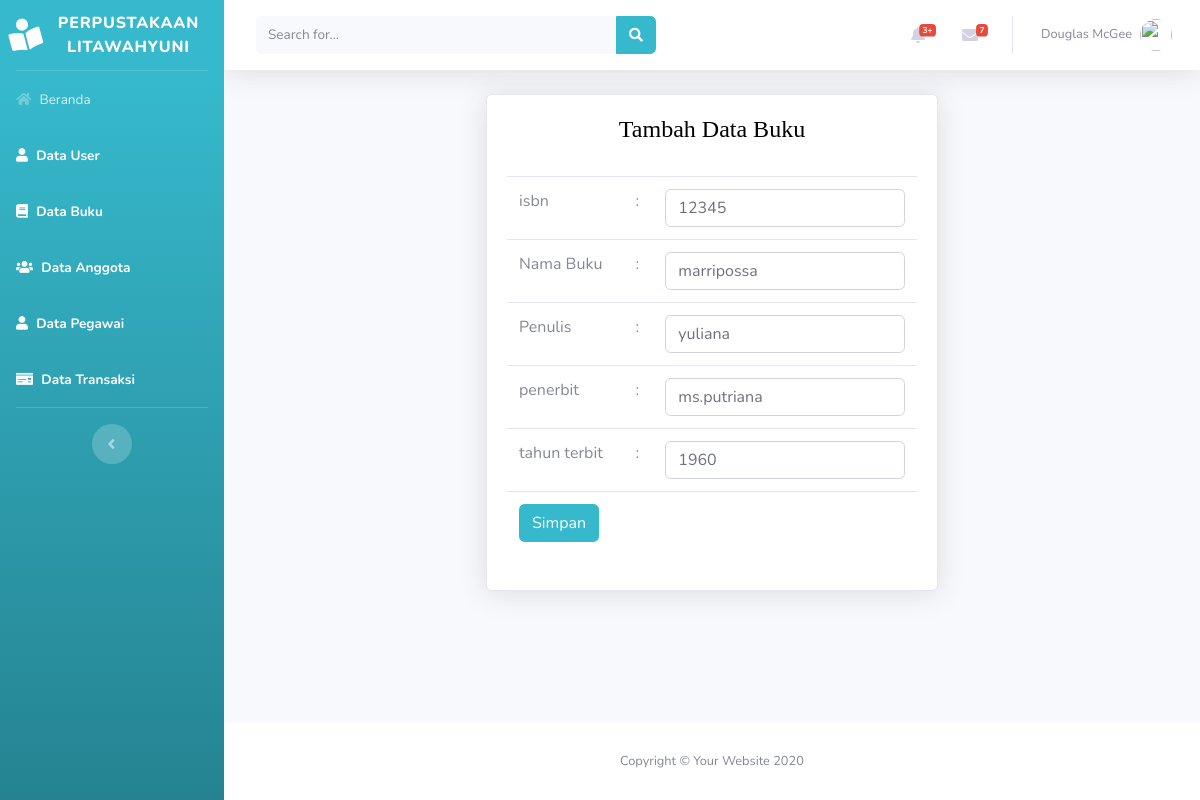
The app's page /beranda.php?page=buku&aksi=edit&id=1 with its own data.
### tables this page shows
CREATE TABLE `tabel_buku` (
  `id` int(11) NOT NULL,
  `isbn` varchar(7) NOT NULL,
  `nama_buku` varchar(30) NOT NULL,
  `penulis` varchar(50) NOT NULL,
  `penerbit` varchar(50) NOT NULL,
  `tahun_terbit` year(4) NOT NULL
);

### views/buku/editbuku.php (the view, shortened to what this page needs)
<?php
    @$id = $_GET['id'];
    $sql    = "select * from tabel_buku where id=$id";
    $show   = $database->query($sql);
    $hasil  = mysqli_fetch_assoc($show);
?>
<div class="container-fluid">
    <div class="row justify-content-center">
        <div class="col-lg-6">
            <div class="card shadow mb-4">
                <div class="card-body">
                    <div class="table-responsive">
                    <h4 align="center"><font color="black" face="fantasy">Tambah Data Buku</font></h4>
                        <br>
                        <form action="model/buku/editbuku.php" method="POST">
                            <table class="table">
                                <tr>
                                    <td>isbn</td>
                                    <td>:</td>
                                    <td><input type="text"  class="form-control" name="isbn" id="isbn" value="<?php echo $hasil['isbn']?>"></td>
                                </tr>
                                <tr>
                                    <td>Nama Buku</td>
                                    <td>:</td>
                                    <td><input type="text"  class="form-control" name="nama_buku" id="nama_buku" value="<?php echo $hasil['nama_buku']?>"></td>
                                </tr>
                                <tr>
                                    <td>Penulis</td>
                                    <td>:</td>
                                    <td><input type="text"  class="form-control" name="penulis" id="penulis" value="<?php echo $hasil['penulis']?>"></td>
                                </tr>
                                <tr>
                                    <td>penerbit</td>
                                    <td>:</td>
                                    <td><input type="text"  class="form-control" name="penerbit" id="penerbit" value="<?php echo $hasil['penerbit']?>"></td>
                                </tr>
                                <tr>
                                    <td>tahun terbit</td>
                                    <td>:</td>
                                    <td><input type="text"  class="form-control" name="tahun_terbit" id="tahun_terbit" value="<?php echo $hasil['tahun_terbit']?>"></td>
                                </tr>
                                <tr>
                                    <td colspan="3">
                                        <input type="submit" class="btn btn-info" value="Simpan">
                                    </td>
                                </tr>
                            </table>
                        </form>
                    </div>
                </div>
            </div>
        </div>
    </div>
</div>

### records on screen
tabel_buku: isbn "12345", nama_buku "marripossa", penulis "yuliana", penerbit "ms.putriana", tahun_terbit "1960"
